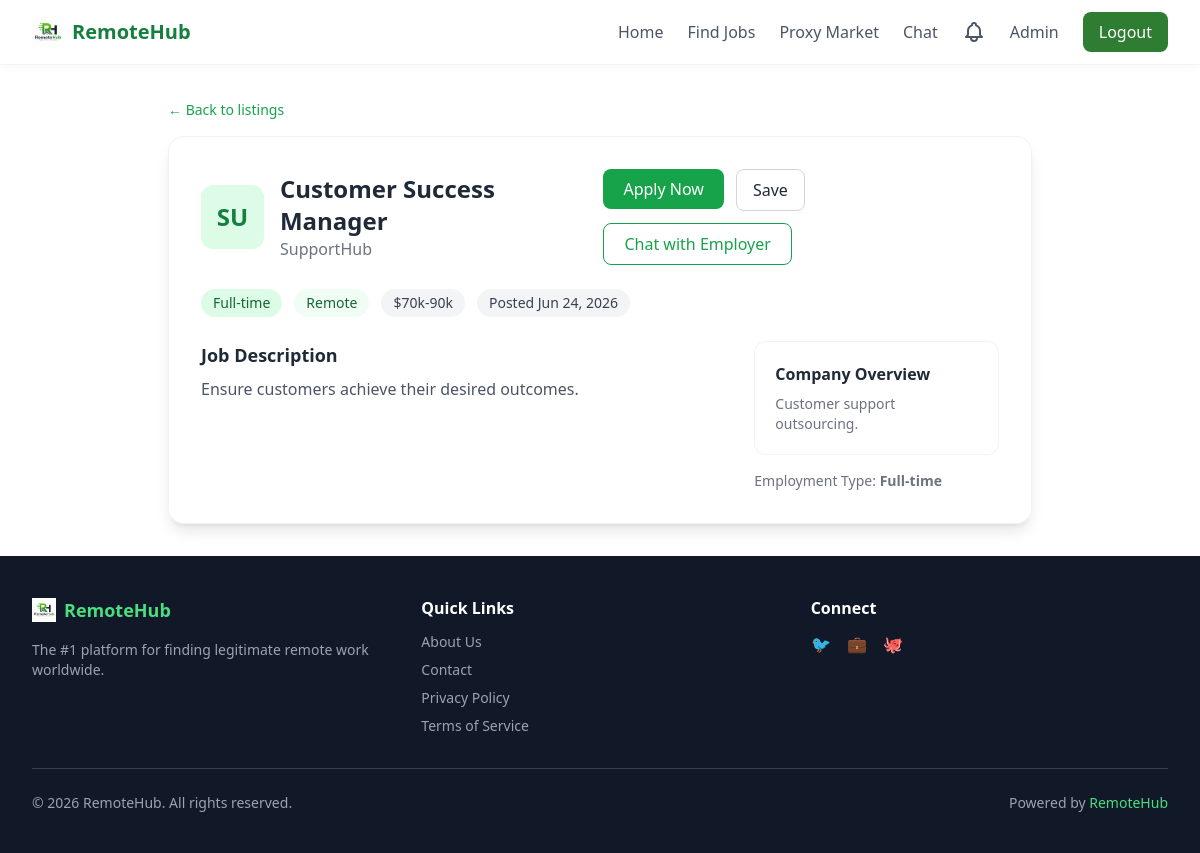
The app's page /jobs/job/86 (signed in) with its own data.
### models.py (models this page shows)
class Company(db.Model):
    __tablename__ = 'companies'
    id = db.Column(db.Integer, primary_key=True)
    name = db.Column(db.String(200), nullable=False)
    logo = db.Column(db.String(256))
    description = db.Column(db.Text)
    website = db.Column(db.String(256))
    verified = db.Column(db.Boolean, default=False)
    created_at = db.Column(db.DateTime, default=lambda: datetime.now(timezone.utc))
    jobs = db.relationship('Job', backref='company', lazy='dynamic')

class Job(db.Model):
    __tablename__ = 'jobs'
    id = db.Column(db.Integer, primary_key=True)
    title = db.Column(db.String(200), nullable=False)
    company_id = db.Column(db.Integer, db.ForeignKey('companies.id'), nullable=False)
    category_id = db.Column(db.Integer, db.ForeignKey('job_categories.id'))
    parent_category = db.Column(db.String(100))
    employment_type = db.Column(db.String(50))
    salary = db.Column(db.String(100))
    experience_level = db.Column(db.String(100))
    location = db.Column(db.String(100))
    timezone = db.Column(db.String(100))
    description = db.Column(db.Text)
    responsibilities = db.Column(db.Text)
    qualifications = db.Column(db.Text)
    skills_required = db.Column(db.Text)
    posted_date = db.Column(db.DateTime, default=lambda: datetime.now(timezone.utc))
    application_deadline = db.Column(db.DateTime)
    proxy_required = db.Column(db.Boolean, default=False)
    proxy_country = db.Column(db.String(100))
    is_active = db.Column(db.Boolean, default=True)
    benefits = db.Column(db.Text)
    contract_type = db.Column(db.String(50))
    applications = db.relationship('JobApplication', backref='job', lazy='dynamic')
    saved_by = db.relationship('SavedJob', backref='job', lazy='dynamic')

### routes/job_routes.py (the view)
@job_bp.route('/job/<int:job_id>')
@login_required
def detail(job_id):
    job = Job.query.get_or_404(job_id)
    return render_template('job_detail.html', job=job)

### app.py (called while the page is built)
@login_manager.user_loader
def load_user(user_id):
    return db.session.get(User, int(user_id))

### templates/job_detail.html (shortened to what this page needs)
{% extends "base.html" %}
{% block content %}
<div class="max-w-4xl mx-auto px-4 py-8">
    <a href="{{ url_for('jobs.browse') }}" class="text-green-600 hover:underline text-sm mb-4 inline-block">&larr; Back to listings</a>
    <div class="glass-card rounded-2xl p-6 md:p-8 shadow-lg">
        <div class="flex flex-col md:flex-row md:items-center md:justify-between mb-6">
            <div class="flex items-center space-x-4">
                <div class="w-16 h-16 bg-green-100 rounded-xl flex items-center justify-center text-green-700 font-bold text-2xl">
                    {{ job.company.name[:2].upper() if job.company else '??' }}
                </div>
                <div>
                    <h1 class="text-2xl font-bold text-gray-800">{{ job.title }}</h1>
                    <p class="text-gray-500">{{ job.company.name if job.company else 'Unknown' }}</p>
                </div>
            </div>
            <div class="mt-4 md:mt-0 flex flex-wrap gap-3">
                <form method="POST" action="{{ url_for('jobs.apply', job_id=job.id) }}" class="inline">
                    <button type="submit" class="bg-green-600 text-white px-5 py-2 rounded-lg hover:bg-green-700 transition">Apply Now</button>
                </form>
                <form method="POST" action="{{ url_for('jobs.save_job', job_id=job.id) }}" class="inline">
                    <button type="submit" class="border border-gray-300 px-4 py-2 rounded-lg hover:bg-gray-50 transition">Save</button>
                </form>
                <form method="POST" action="{{ url_for('chat.start_conversation', job_id=job.id) }}" class="inline">
                    <button type="submit" class="bg-white border border-green-600 text-green-600 px-5 py-2 rounded-lg hover:bg-green-50 transition font-medium">
                        Chat with Employer
                    </button>
                </form>
            </div>
        </div>
        <div class="flex flex-wrap gap-3 mb-6">
            <span class="px-3 py-1 bg-green-100 text-green-800 rounded-full text-sm">{{ job.employment_type or 'N/A' }}</span>
            <span class="px-3 py-1 bg-green-50 text-green-800 rounded-full text-sm">{{ job.location or 'Remote' }}</span>
            {% if job.salary %}<span class="px-3 py-1 bg-gray-100 text-gray-700 rounded-full text-sm">{{ job.salary }}</span>{% endif %}
            <span class="px-3 py-1 bg-gray-100 text-gray-700 rounded-full text-sm">
                Posted {{ job.posted_date.strftime('%b %d, %Y') if job.posted_date else 'N/A' }}
            </span>
        </div>
        <div class="grid md:grid-cols-3 gap-8">
            <div class="md:col-span-2 space-y-6">
                <div>
                    <h2 class="text-lg font-semibold mb-2 text-gray-800">Job Description</h2>
                    <div class="prose max-w-none text-gray-600">
                        {{ job.description | safe if job.description else 'No description available.' }}
                    </div>
                </div>
            </div>
            <div class="space-y-4">
                {% if job.company.description %}
                <div class="glass-card p-5 rounded-xl">
                    <h3 class="font-semibold mb-2">Company Overview</h3>
                    <p class="text-sm text-gray-500">{{ job.company.description }}</p>
                </div>
                {% endif %}
                <div class="text-sm text-gray-500">
                    <p>Employment Type: <strong>{{ job.employment_type or 'Not specified' }}</strong></p>
                </div>
            </div>
        </div>
    </div>
</div>
{% endblock %}

### templates/base.html (style rules this page uses)
.glass-card { background: rgba(255, 255, 255, 0.85); backdrop-filter: blur(12px); -webkit-backdrop-filter: blur(12px); border: 1px solid rgba(0, 0, 0, 0.05); }

### records on screen
Company: company "SU", company "SupportHub", company.description "Customer support outsourcing."
Job: title "Customer Success Manager", employment_type "Full-time", location "Remote", salary "$70k-90k", posted_date "Jun 24, 2026", description "Ensure customers achieve their desired outcomes."
